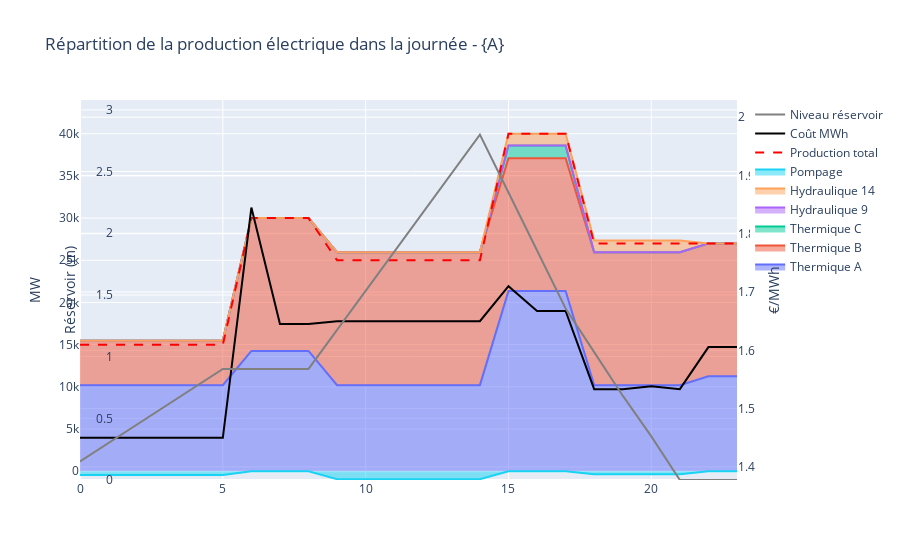

Notebook cell for this chart:
### Code cell
from utils_viz import df_results52, Results_viz52
df = df_results52(dict_N,dict_P,dict_Nstart,dict_Thermique,dict_H,dict_Hstart,dict_Hydro,dict_S,debit_S,consommation)
fig = Results_viz52(df,dict_Thermique,dict_Hydro)
A = "5.2"
fig.update_layout(
    title = "Répartition de la production électrique dans la journée - {A}"
)
fig.show()
fig.write_html("HTML/Répartition de la production électrique dans la journée - {A}.html")

### Figure 1 — Plotly figure (JSON) as saved in the notebook; plotly's stock layout.template omitted (floating-point values rounded to 4 significant figures)
{"data": [{"name": "Thermique A", "stackgroup": "one", "type": "scatter", "x": [0, 1, 2, 3, 4, 5, 6, 7, 8, 9, 10, 11, 12, 13, 14, 15, 16, 17, 18, 19, 20, 21, 22, 23], "y": [10200, 10200, 10200, 10200, 10200, 10200, 14250, 14250, 14250, 10200, 10200, 10200, 10200, 10200, 10200, 21350, 21350, 21350, 10200, 10200, 10270.0, 10200.0, 11250, 11250]}, {"name": "Thermique B", "stackgroup": "one", "type": "scatter", "x": [0, 1, 2, 3, 4, 5, 6, 7, 8, 9, 10, 11, 12, 13, 14, 15, 16, 17, 18, 19, 20, 21, 22, 23], "y": [5250, 5250, 5250, 5250, 5250, 5250, 15750, 15750, 15750, 15750, 15750, 15750, 15750, 15750, 15750, 15750, 15750, 15750, 15750, 15750, 15750, 15750, 15750, 15750]}, {"name": "Thermique C", "stackgroup": "one", "type": "scatter", "x": [0, 1, 2, 3, 4, 5, 6, 7, 8, 9, 10, 11, 12, 13, 14, 15, 16, 17, 18, 19, 20, 21, 22, 23], "y": [0, 0, 0, 0, 0, 0, 0, 0, 0, 0, 0, 0, 0, 0, 0, 1500, 1500, 1500, 0, 0, 0, 0, 0, 0]}, {"name": "Hydraulique 9", "stackgroup": "one", "type": "scatter", "x": [0, 1, 2, 3, 4, 5, 6, 7, 8, 9, 10, 11, 12, 13, 14, 15, 16, 17, 18, 19, 20, 21, 22, 23], "y": [0, 0, 0, 0, 0, 0, 0, 0, 0, 0, 0, 0, 0, 0, 0, 0, 0, 0, 0, 0, 0, 0, 0, 0]}, {"name": "Hydraulique 14", "stackgroup": "one", "type": "scatter", "x": [0, 1, 2, 3, 4, 5, 6, 7, 8, 9, 10, 11, 12, 13, 14, 15, 16, 17, 18, 19, 20, 21, 22, 23], "y": [0, 0, 0, 0, 0, 0, 0, 0, 0, 0, 0, 0, 0, 0, 0, 1400, 1400, 1400, 1400, 1400, 1400, 1400, 0, 0]}, {"name": "Pompage", "stackgroup": "two", "type": "scatter", "x": [0, 1, 2, 3, 4, 5, 6, 7, 8, 9, 10, 11, 12, 13, 14, 15, 16, 17, 18, 19, 20, 21, 22, 23], "y": [-450, -450, -450, -450, -450, -450, 0, 0, 0, -950, -950, -950, -950, -950, -950, 0, 0, 0, -350, -350, -420.0, -350.0, 0, 0]}, {"line": {"color": "red", "dash": "dash"}, "name": "Production total", "type": "scatter", "x": [0, 1, 2, 3, 4, 5, 6, 7, 8, 9, 10, 11, 12, 13, 14, 15, 16, 17, 18, 19, 20, 21, 22, 23], "y": [15000, 15000, 15000, 15000, 15000, 15000, 30000, 30000, 30000, 25000, 25000, 25000, 25000, 25000, 25000, 40000, 40000, 40000, 27000, 27000, 27000, 27000, 27000, 27000]}, {"line": {"color": "black"}, "name": "Coût MWh", "type": "scatter", "x": [0, 1, 2, 3, 4, 5, 6, 7, 8, 9, 10, 11, 12, 13, 14, 15, 16, 17, 18, 19, 20, 21, 22, 23], "y": [1.45, 1.45, 1.45, 1.45, 1.45, 1.45, 1.845, 1.645, 1.645, 1.65, 1.65, 1.65, 1.65, 1.65, 1.65, 1.71, 1.667, 1.667, 1.533, 1.533, 1.539, 1.533, 1.606, 1.606], "yaxis": "y2"}, {"line": {"color": "grey"}, "name": "Niveau réservoir", "type": "scatter", "x": [0, 1, 2, 3, 4, 5, 6, 7, 8, 9, 10, 11, 12, 13, 14, 15, 16, 17, 18, 19, 20, 21, 22, 23], "y": [0.15, 0.3, 0.45, 0.6, 0.75, 0.9, 0.9, 0.9, 0.9, 1.217, 1.533, 1.85, 2.167, 2.483, 2.8, 2.33, 1.86, 1.39, 1.037, 0.6833, 0.3533, -3.331e-16, -3.331e-16, -3.331e-16], "yaxis": "y3"}], "layout": {"hovermode": "x", "title": {"text": "Répartition de la production électrique dans la journée - {A}"}, "yaxis": {"range": [-1045, 44000], "title": {"text": "MW"}}, "yaxis2": {"anchor": "free", "overlaying": "y", "position": 1, "range": [1.377, 2.03], "side": "right", "title": {"text": "€/MWh"}}, "yaxis3": {"anchor": "free", "overlaying": "y", "position": 0.05, "range": [-3.664e-16, 3.08], "side": "left", "title": {"text": "Réservoir (m)"}}}}
